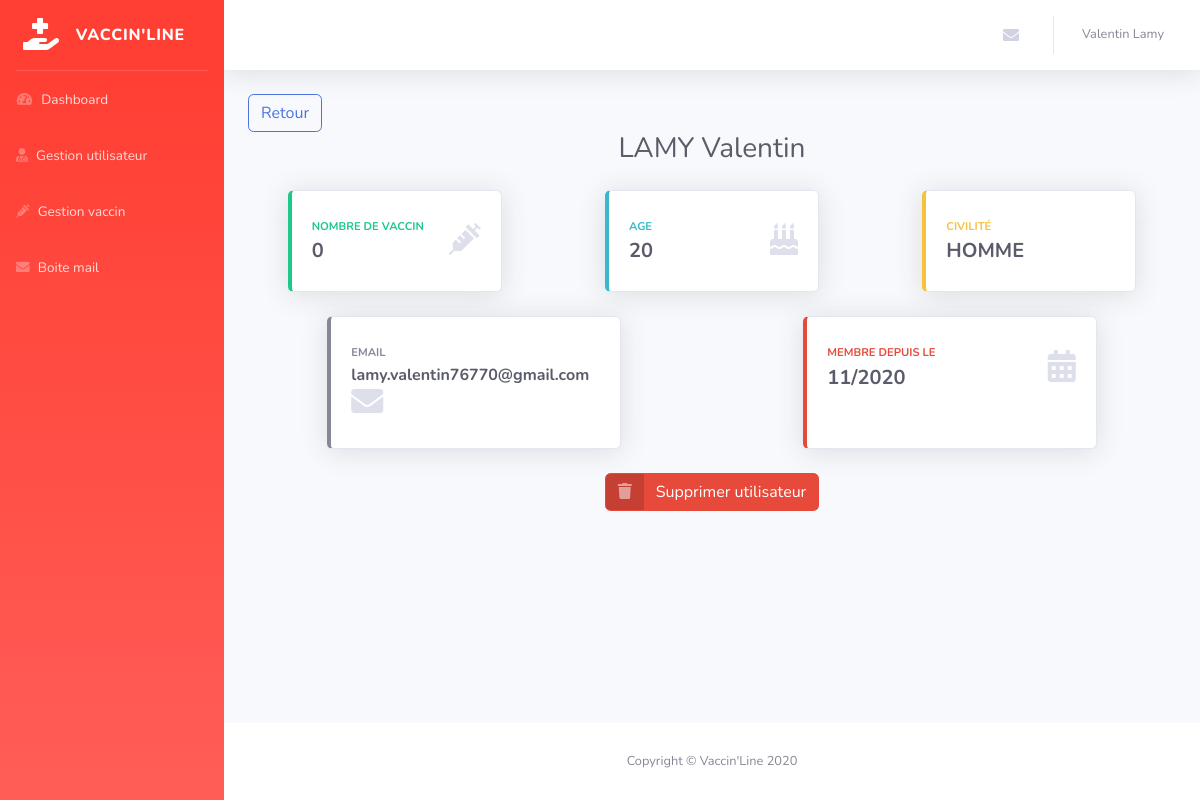
Before: /admin/single-user.php?id=1 (signed in) with the older database file.
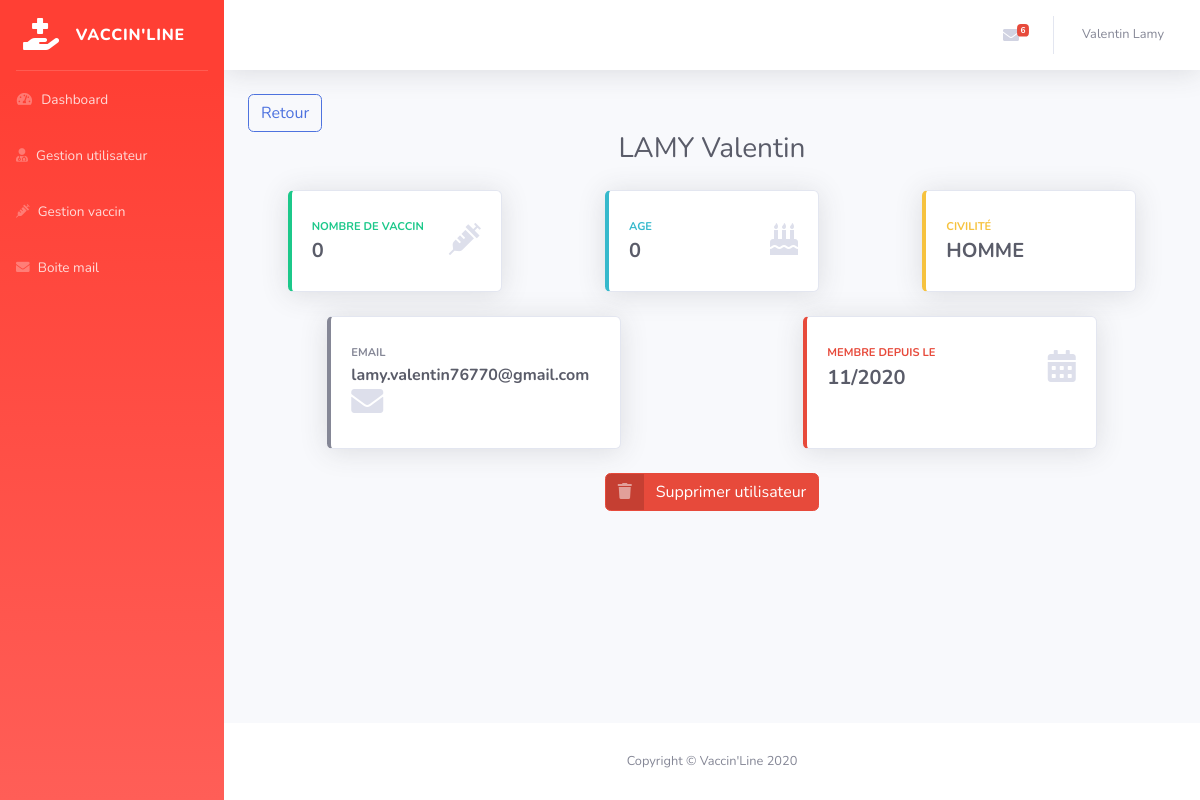
After: the same page with the newer database file.
### tables this page shows
CREATE TABLE `vl_users` (
  `id` int(11) NOT NULL,
  `nom` varchar(150) NOT NULL,
  `prenom` varchar(150) NOT NULL,
  `password` varchar(255) NOT NULL,
  `email` varchar(120) NOT NULL,
  `status` int(11) NOT NULL DEFAULT 1,
  `token` varchar(255) DEFAULT NULL,
  `token_at` datetime DEFAULT NULL,
  `date_naissance` varchar(10) NOT NULL,
  `created_at` datetime NOT NULL,
  `civilite` varchar(100) NOT NULL,
  `role` varchar(10) NOT NULL,
  `age` int(3) NOT NULL
);

### inc/function.php (called while the page is built, shortened)
<?php
  function timeToMY($englishTime)
  {
    return date('m/Y', strtotime($englishTime));
  }
  function TotalNonLu($contacts)
  {
    $a = 0;
    foreach ($contacts as $contact) {
      if ($contact['lu'] == 'non') {
        ++$a;
      }
    }
    return $a;
  }
?>

### admin/single-user.php (the view, shortened to what the changed rows need)
<?php
include('../inc/pdo.php');
include('../inc/function.php');
$sql = "SELECT * FROM vl_contacts WHERE status = 1 AND lu = 'non'";
$query = $pdo->prepare($sql);
$query->execute();
$contacts = $query->fetchAll();
if (!empty($_GET['id']) && is_numeric($_GET['id'])) {
  $id = $_GET['id'];
  $sql = "SELECT * FROM vl_users WHERE id = :id";
  $query = $pdo->prepare($sql);
  $query -> bindValue(':id', $id, PDO::PARAM_INT);
  $query->execute();
  $user = $query->fetch();
}
$title = mb_strtoupper($user['nom']) . ' ' . ucfirst($user['prenom']);
include('inc/header-back.php');
 ?>
    <div class="container-fluid">
        <a href="manage-user.php" class="btn btn-outline-primary">Retour</a>
        <h1 class="text-center h3 mb-4 text-gray-800"><?php echo $title; ?></h1>
        <div class="row justify-content-around">
          <div class="col-xl-3 col-md-6 mb-4">
          </div>
          <div class="col-xl-3 col-md-6 mb-4">
              <div class="card border-left-info shadow h-100 py-2">
                  <div class="card-body">
                      <div class="row no-gutters align-items-center">
                          <div class="col mr-2">
                              <div class="text-xs font-weight-bold text-info text-uppercase mb-1">
                                  Age</div>
                              <div class="h5 mb-0 font-weight-bold text-gray-800"><?php echo $user['age'] ?></div>
                          </div>
                      </div>
                  </div>
              </div>
          </div>
          <div class="col-xl-3 col-md-6 mb-4">
              <div class="card border-left-warning shadow h-100 py-2">
                  <div class="card-body">
                      <div class="row no-gutters align-items-center">
                          <div class="col mr-2">
                              <div class="text-xs font-weight-bold text-warning text-uppercase mb-1">
                                  Civilité</div>
                              <div class="h5 mb-0 font-weight-bold text-gray-800"><?php echo mb_strtoupper($user['civilite']) ?></div>
                          </div>
                      </div>
                  </div>
              </div>
          </div>
        </div>
        <div class="row justify-content-around">
          <div class="col-xl-4 col-md-6 mb-4">
              <div class="card border-left-secondary shadow h-100 py-2">
                  <div class="card-body">
                      <div class="row no-gutters align-items-center">
                          <div class="col mr-2">
                              <div class="text-xs font-weight-bold text-secondary text-uppercase mb-1">
                                  email</div>
                              <div class="h6 mb-0 font-weight-bold text-gray-800"><?php echo $user['email']; ?></div>
                          </div>
                      </div>
                  </div>
              </div>
          </div>
          <div class="col-xl-4 col-md-6 mb-4">
              <div class="card border-left-danger shadow h-100 py-2">
                  <div class="card-body">
                      <div class="row no-gutters align-items-center">
                          <div class="col mr-2">
                              <div class="text-xs font-weight-bold text-danger text-uppercase mb-1">
                                  membre depuis le</div>
                              <div class="h5 mb-0 font-weight-bold text-gray-800"><?php echo timeToMY($user['created_at']) ?></div>
                          </div>
                      </div>
                  </div>
              </div>
          </div>
        </div>
        <div class="row justify-content-center">
          <a href="#" data-href="#" data-toggle="modal" data-target="#confirm-delete"  class="btn btn-danger btn-icon-split">
          </a>
        </div>
    </div>
<?php
include('inc/footer-back.php');

### admin/inc/header-back.php (shortened to what the changed rows need)
<!DOCTYPE html>
<html lang="fr">
<head>
    <link href="vendor/fontawesome-free/css/all.min.css" rel="stylesheet" type="text/css">
    <link href="asset/css/sb-admin-2.min.css" rel="stylesheet">
</head>
<body id="page-top">
    <div id="wrapper">
        <div id="content-wrapper" class="d-flex flex-column">
            <div id="content">
                <nav class="navbar navbar-expand navbar-light bg-white topbar mb-4 static-top shadow">
                    <ul class="navbar-nav ml-auto">
                        <li class="nav-item dropdown no-arrow mx-1">
                            <a class="nav-link dropdown-toggle" href="#" id="messagesDropdown" role="button"
                                data-toggle="dropdown" aria-haspopup="true" aria-expanded="false">
                                <i class="fas fa-envelope fa-fw"></i>
                                  <?php if (TotalNonLu($contacts) > 0 ): ?>
                                    <span class="badge badge-danger badge-counter"><?php echo TotalNonLu($contacts) ?></span>
                                  <?php endif; ?>
                            </a>
                        </li>
                    </ul>
                </nav>

Changed rows visible on the page:
changed vl_users "LAMY Valentin": age "20" → "0"
Other visible differences:
TotalNonLu($contacts): (not shown) → "6"
